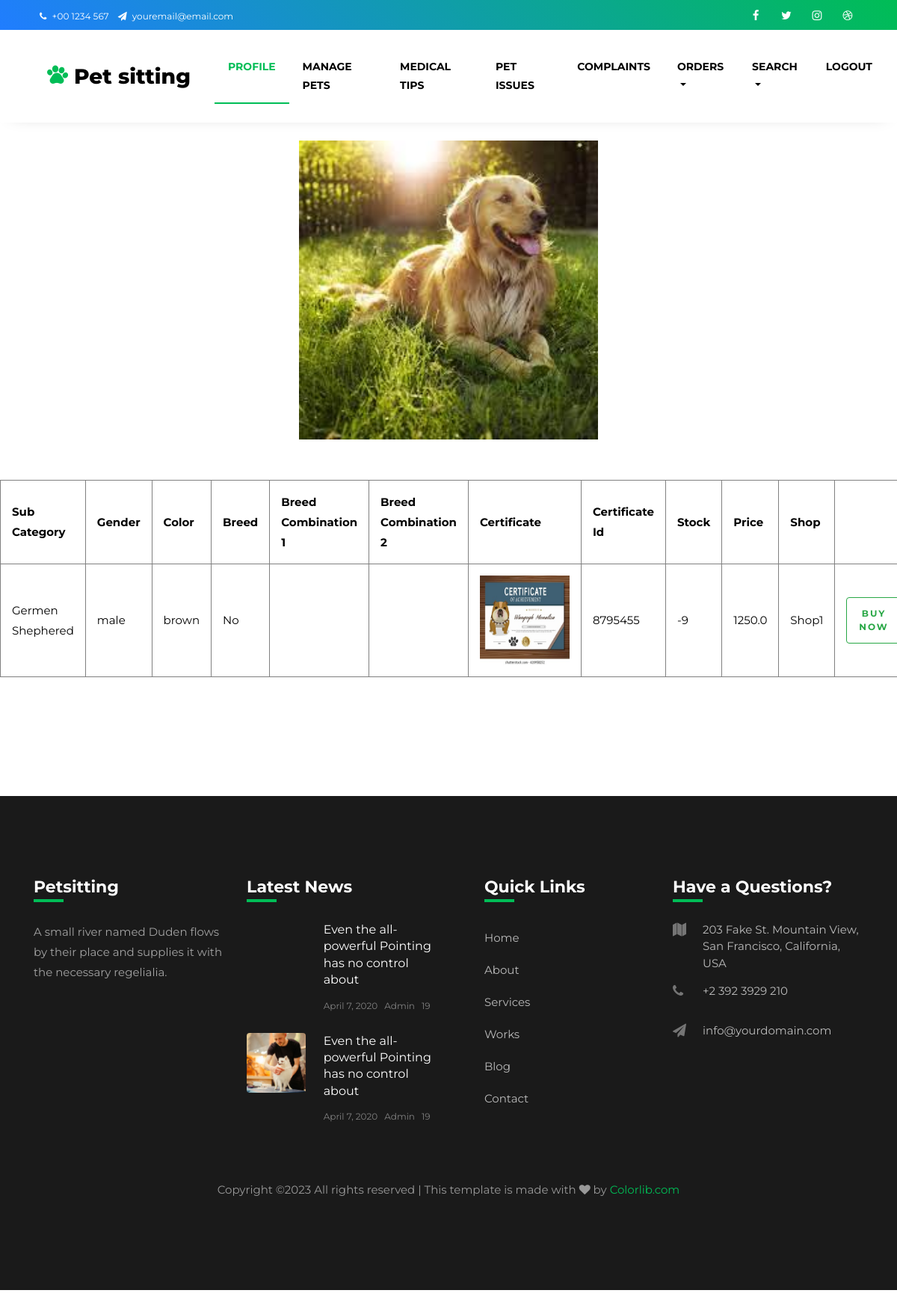
Page /petowner/viewpetdetails/1/ on the committed database.
### ShopOwner/models.py (models this page shows)
class PetSale(models.Model):
    PetSaleColor=models.CharField(max_length=20,null=False)
    PetSaleGender=models.CharField(max_length=20,null=False)
    PetSaleBreed=models.CharField(max_length=20,null=False)
    PetSaleSubCategory=models.ForeignKey(SubCategory,on_delete=models.CASCADE)
    PetSaleBreedCombination1=models.CharField(max_length=20,null=True)
    PetSaleBreedCombination2=models.CharField(max_length=20,null=True)
    PetSaleImage=models.FileField(upload_to="Uploads/PetSaleImages/",null=False)
    PetSaleCertificate=models.FileField(upload_to="Uploads/PetSaleCertificates/",null=False)
    PetSaleCertificateId=models.CharField(max_length=20,null=False)
    PetSaleStock=models.IntegerField(default=0)
    PetSaleRate=models.FloatField(null=False)
    Shop=models.ForeignKey(Shop,on_delete=models.CASCADE)

### BasicEntry/models.py (models this page shows, shortened)
class SubCategory(models.Model):
    SubCategory=models.CharField("SubCategory",max_length=20,null=False,unique=True)
    PetCategory=models.ForeignKey(PetCategory,on_delete=models.CASCADE)

### Guest/models.py (models this page shows)
class Shop(models.Model):
    ShopName=models.CharField(max_length=20,null=False)
    ShopContact=models.CharField(max_length=20,null=False)
    ShopEmail=models.CharField(max_length=20,null=False)
    ShopPlace=models.ForeignKey(Place,on_delete=models.SET_NULL,null=True)
    ShopLicencenumber=models.CharField(max_length=20,null=False)
    ShopProof=models.FileField(upload_to='Uploads/ShopProof/',null=False)
    ShopUsername=models.CharField(max_length=20,null=False)
    ShopPassword=models.CharField(max_length=20,null=False)
    shopStatus=models.BooleanField(default=False)

### PetOwner/views.py (the view)
# urls.py: path('viewpetdetails/<int:pk>/',views.ViewPetDetails,name="ViewPetDetails"),
def ViewPetDetails(request,pk):
    pet=PetSale.objects.get(id=pk)
    return render(request,'PetOwner/PetDetails.html',{'pet':pet})

### PetOwner/templates/PetOwner/PetDetails.html
{%  extends 'Guest/HeaderOwner.html' %}
{% load static %}
{% block content %}
   <center> <img src="{{ pet.PetSaleImage.url }}" alt="" width="400" height="400"></center>
   <br><br>
    <table align="center" border=1 style="border-collapse: collapse;width:90%;" cellpadding=15>
        <tr>
            <th>Sub Category</th>
            <th>Gender</th>
            <th>Color</th>
            <th>Breed</th>
            <th>Breed Combination 1</th>
            <th>Breed Combination 2</th>
            <th>Certificate</th>
            <th>Certificate Id</th>
            <th>Stock</th>
            <th>Price</th>
            <th>Shop</th>
        </tr>
        <tr>
            <td>{{pet.PetSaleSubCategory.SubCategory}}</td>
            <td>{{pet.PetSaleGender}}</td>
            <td>{{pet.PetSaleColor}}</td>
            <td>{{pet.PetSaleBreed}}</td>
            <td>{{pet.PetSaleBreedCombination1}}</td>
            <td>{{pet.PetSaleBreedCombination2}}</td>
            <td><img src="{{ pet.PetSaleCertificate.url }}" alt="" width="120" height="120"></td>
            <td>{{pet.PetSaleCertificateId}}</td>
            {% if pet.PetSaleStock == 0 %}
            <td>Out of Stock</td>
            {% else %}
            <td>{{pet.PetSaleStock}}</td>
            {% endif %}
            <td>{{pet.PetSaleRate}}</td>
            <td>{{pet.Shop.ShopName}}</td>
            <td><a href="{% url 'PetOwner:Buypet' pet.id %}" class="btn btn-outline-success">Buy Now</a></td>
        </tr>
        </table>
        <br><br><br><br><br>
        {%  include 'Guest/Footer.html' %}
        {% endblock %}

### rows in the picture
PetSale: PetSaleImage (picture), PetSaleSubCategory.SubCategory "Germen Shephered", PetSaleGender "male", PetSaleColor "brown", PetSaleBreed "No", PetSaleCertificate (picture), PetSaleCertificateId "8795455", PetSaleStock "-9", PetSaleRate "1250.0", Shop.ShopName "Shop1"
